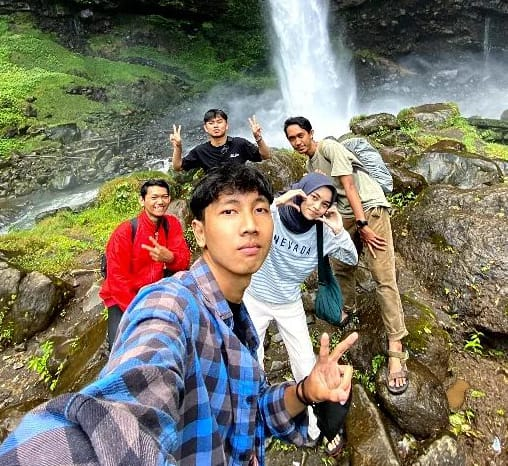
#> input picture aadc.jpeg, 508 x 466 px
$ python prak9.2.py
#> lines starting #> are read from the running program, lines starting #| are printed output that depends on the picture
import cv2
import numpy as np
import matplotlib.pyplot as plt

img = cv2.imread('aadc.jpeg')
#> img is the input picture: shape (466, 508, 3); mean B, G, R 103, 118.7, 122.6
img_gray = cv2.cvtColor(img, cv2.COLOR_BGR2GRAY)
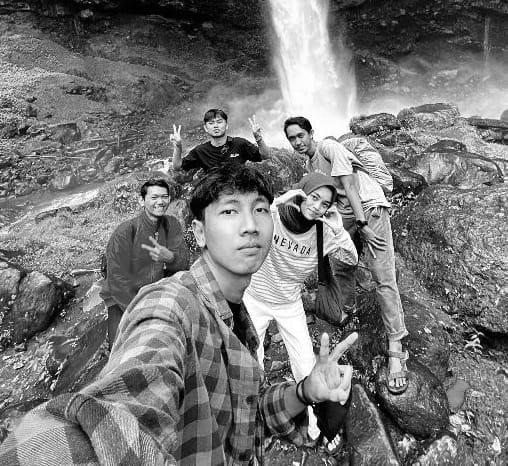
#> img_gray: shape (466, 508); min 0, max 255, mean 118.1

kernelx = np.array([[1,1,1],[0,0,0],[-1,-1,-1]])
kernely = np.array([[-1,0,1],[-1,0,1],[-1,0,1]])

img_prewittx = cv2.filter2D(img_gray, -1, kernelx)
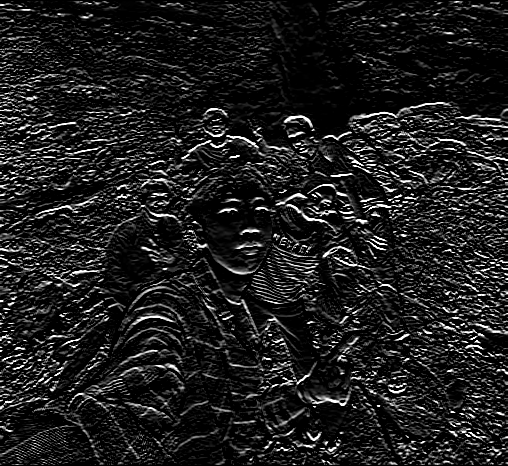
#> img_prewittx: shape (466, 508); min 0, max 255, mean 30.4
img_prewitty = cv2.filter2D(img_gray, -1, kernely)
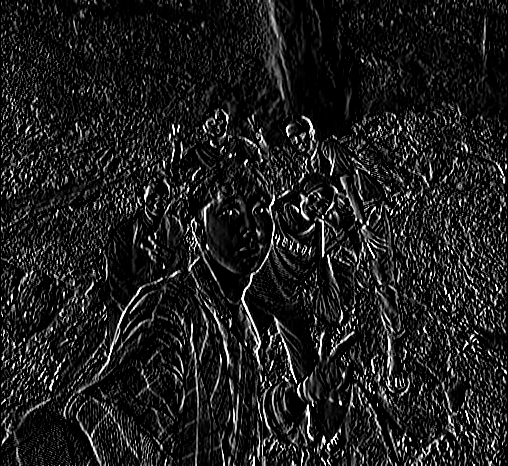
#> img_prewitty: shape (466, 508); min 0, max 255, mean 29.8
img_prewitt = img_prewittx + img_prewitty
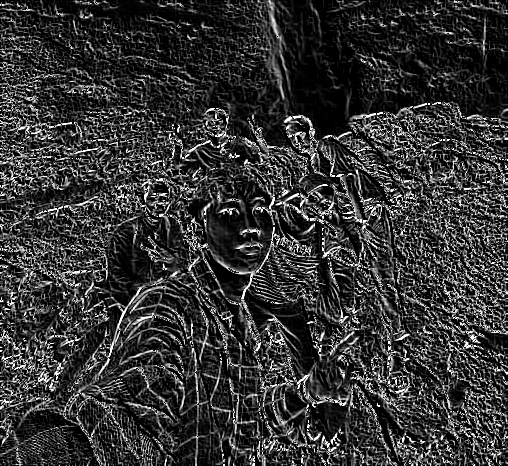
#> img_prewitt: shape (466, 508); min 0, max 255, mean 52.6

fig, axes = plt.subplots(4, 2, figsize=(20, 20))
ax = axes.ravel()

ax[0].imshow(cv2.cvtColor(img, cv2.COLOR_BGR2RGB))
ax[0].set_title("Citra Input")
ax[1].hist(img_gray.ravel(), bins=256)
ax[1].set_title("Histogram Citra Input")

ax[2].imshow(img_prewittx, cmap='gray')
ax[2].set_title("Citra Prewitt X")
ax[3].hist(img_prewittx.ravel(), bins=256)
ax[3].set_title("Histogram Citra Prewitt X")

ax[4].imshow(img_prewitty, cmap='gray')
ax[4].set_title("Citra Prewitt Y")
ax[5].hist(img_prewitty.ravel(), bins=256)
ax[5].set_title("Histogram Citra Prewitt Y")

ax[6].imshow(img_prewitt, cmap='gray')
ax[6].set_title("Citra Prewitt")
ax[7].hist(img_prewitt.ravel(), bins=256)
ax[7].set_title("Histogram Citra Prewitt")

fig.tight_layout()
plt.show()
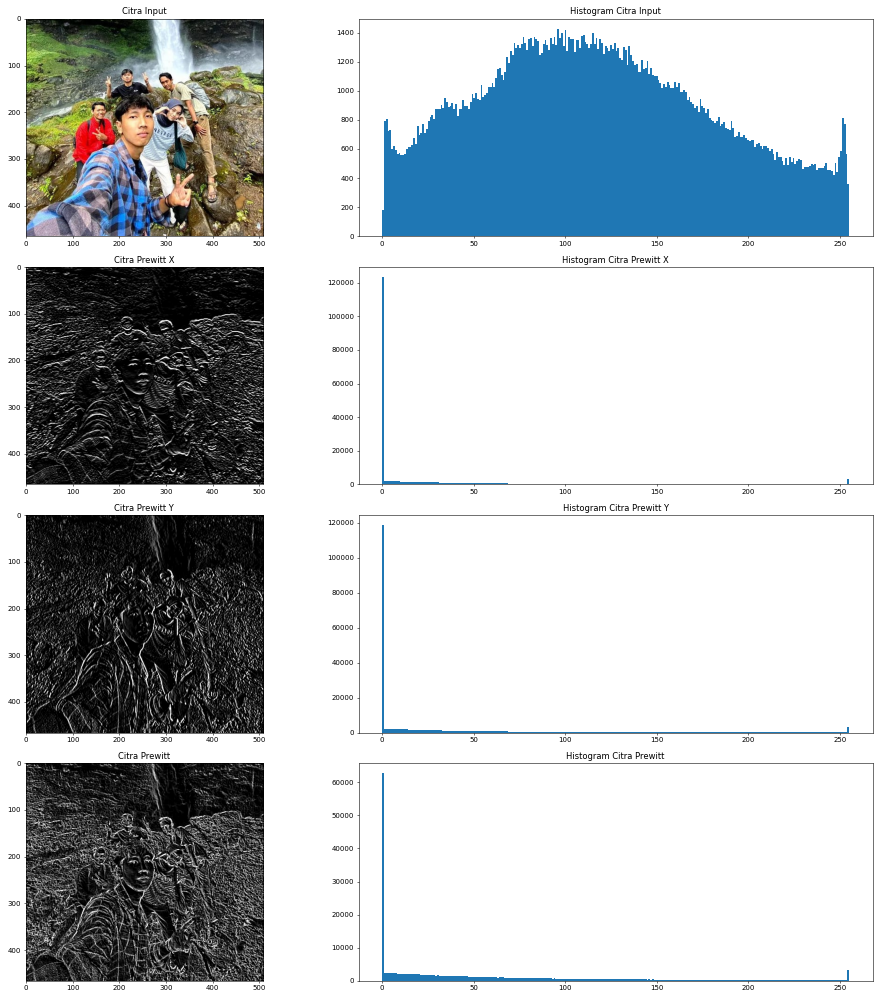
#> figure drawn by matplotlib, 8 panels; panel 2: tallest bar 1424 high, from x = 95.62 to 96.62; panel 4: tallest bar 123325 high, from x = 0 to 0.996; panel 6: tallest bar 118672 high, from x = 0 to 0.996; panel 8: tallest bar 62721 high, from x = 0 to 0.996
